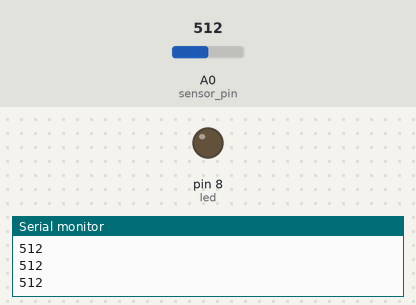
Bench run of a sketch on a simulated Arduino Uno, built with avr-gcc and run on an emulated ATmega328P. Shown: output pins drawn as LEDs (lit = HIGH), the last lines printed to the serial monitor. The test bench sets the inputs (shaded band); at power-on: A0 (sensor_pin) = 512.

Above: at 1.2 s.
1.3 s: A0 (sensor_pin) set to 486
At 2.4 s:
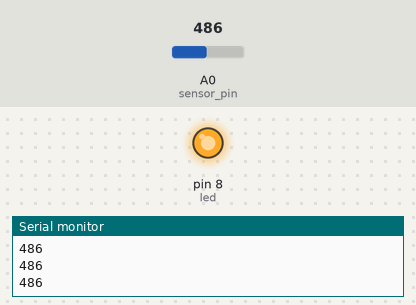
2.8 s: A0 (sensor_pin) set to 510
At 3.6 s:
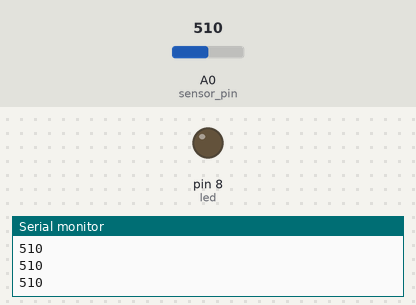
4.3 s: A0 (sensor_pin) set to 490
At 4.7 s:
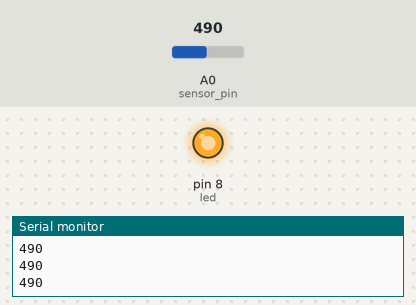
Timing chart, 0 to 7.3 s (numbered marks = the images above; inputs shaded):
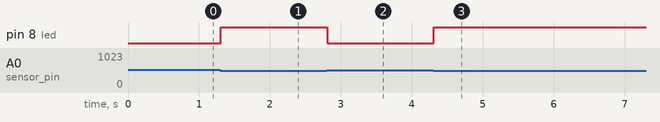

Measured:
- the behaviour switches between 500 and 499 on A0 (sensor_pin) (found by bisection; images 0 and 1)
- after the input at 1.3 s, pin 8 (led): LOW → HIGH at once
- after the input at 2.8 s, pin 8 (led): HIGH → LOW at once
- after the input at 4.3 s, pin 8 (led): LOW → HIGH at once

The sketch:

lightphotoresistor.ino
```cpp
// automatic "night light"
// turn LED on when light levels drop too low

const int led = 8;          // led pin
const int sensor_pin = A0;  // sensor pin
int sensor;					// sensor reading
const int threshold = 500;  // threshold to turn LED on

void setup(){  // setup code that only runs once
  pinMode(led, OUTPUT);  // set LED pin as output
  Serial.begin(9600);    // initialize serial communication
}

void loop(){   // code that loops forever
  sensor = analogRead(sensor_pin);   // read sensor value
  Serial.println(sensor);			 // print sensor value
  if(sensor<threshold){  // if sensor reading is less than threshold
    digitalWrite(led,HIGH);  // turn LED on
  }
  else{  // else, if sensor reading is greater than threshold
    digitalWrite(led,LOW);    // turn LED off
  }
}
```
